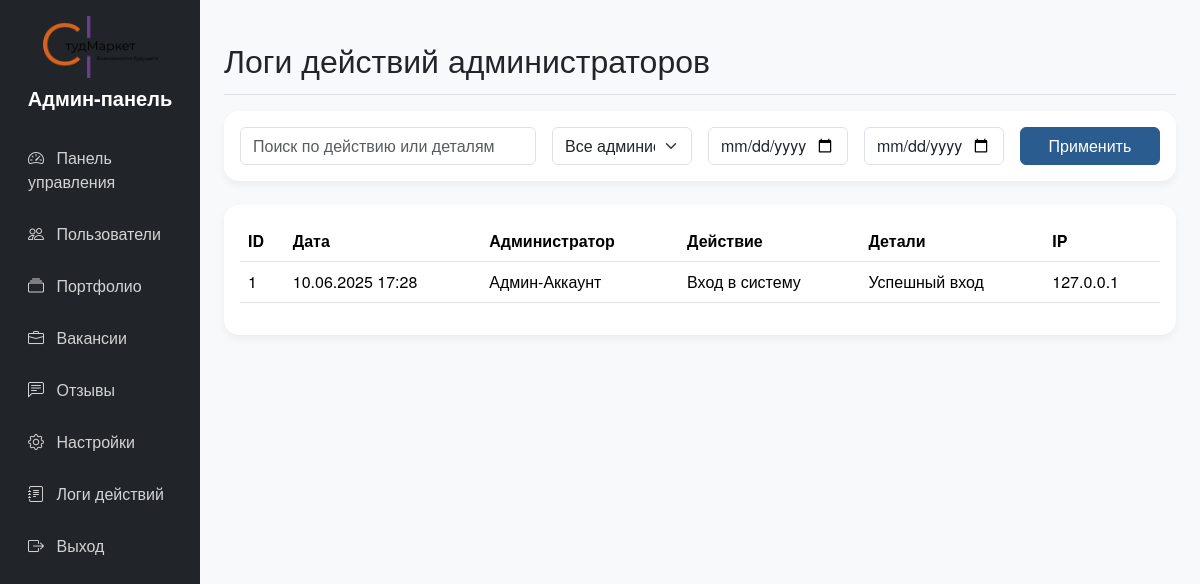
The app's page /files_admin/admin_logs.php (signed in) with its own data.
### tables this page shows
CREATE TABLE `admin_actions` (
  `id` int(11) NOT NULL,
  `admin_id` int(11) NOT NULL,
  `action` varchar(255) NOT NULL,
  `details` text,
  `ip_address` varchar(45) NOT NULL,
  `created_at` timestamp NOT NULL DEFAULT CURRENT_TIMESTAMP
);

### files_admin/admin_logs.php (the view, shortened to what this page needs)
<?php
require_once("../config/link.php");
if (isset($_GET['search']))
{
    $search = $conn->real_escape_string($_GET['search']);
}
else
{
    $search = '';
}
if (isset($_GET['date_from']))
{
    $date_from = $conn->real_escape_string($_GET['date_from']);
}
else
{
    $date_from = '';
}
if (isset($_GET['date_to']))
{
    $date_to = $conn->real_escape_string($_GET['date_to']);
}
else
{
    $date_to = '';
}
$where = [];
$where_clause = $where ? 'WHERE ' . implode(' AND ', $where) : '';
$per_page = 50;
if (isset($_GET['page']))
{
    $page = (int)$_GET['page'];
}
else
{
    $page = 1;
}
$offset = ($page - 1) * $per_page;
$logs = $conn->query("SELECT a.*, ad.name as admin_name FROM admin_actions a JOIN admins ad ON a.admin_id = ad.id $where_clause ORDER BY a.id ASC LIMIT $per_page OFFSET $offset");
?>
<!DOCTYPE html>
<html lang="ru">
<head>
    <link rel="stylesheet" href="../css/bootstrap.min.css">
    <link rel="stylesheet" href="https://cdn.jsdelivr.net/npm/bootstrap-icons@1.11.1/font/bootstrap-icons.css">
    <link rel="stylesheet" href="../style.css">
    <link rel="stylesheet" href="style_admin.css">
</head>
<body class="d-flex flex-column min-vh-100">
<div class="flex-grow-1">
    <?php
        require_once('admin_header.php');
    ?>
    <main class="col-md-9 ms-sm-auto col-lg-10 px-md-4 py-4">
        <div class="d-flex justify-content-between flex-wrap flex-md-nowrap align-items-center pt-3 pb-2 mb-3 border-bottom">
            <h1 class="h2">Логи действий администраторов</h1>
        </div>
        <div class="card mb-4">
            <div class="card-body">
                <form method="GET" class="row g-3">
                    <div class="col-md-4">
                        <input type="text" class="form-control" name="search" placeholder="Поиск по действию или деталям" value="<?= htmlspecialchars($search) ?>">
                    </div>
                    <div class="col-md-2">
                        <select class="form-select" name="admin">
                            <option value="0">Все администраторы</option>
                        </select>
                    </div>
                    <div class="col-md-2">
                        <input type="date" class="form-control" name="date_from" value="<?= htmlspecialchars($date_from) ?>" placeholder="От">
                    </div>
                    <div class="col-md-2">
                        <input type="date" class="form-control" name="date_to" value="<?= htmlspecialchars($date_to) ?>" placeholder="До">
                    </div>
                    <div class="col-md-2">
                        <button type="submit" class="btn btn-primary w-100">Применить</button>
                    </div>
                </form>
            </div>
        </div>
        <div class="card">
            <div class="card-body">
                <div class="table-responsive">
                    <table class="table table-hover">
                        <thead>
                            <tr>
                                <th>ID</th>
                                <th>Дата</th>
                                <th>Администратор</th>
                                <th>Действие</th>
                                <th>Детали</th>
                                <th>IP</th>
                            </tr>
                        </thead>
                        <tbody>
                            <?php
                            while ($log = $logs->fetch_assoc())
                            {
                            ?>
                            <tr>
                                <td><?= $log['id'] ?></td>
                                <td><?= date('d.m.Y H:i', strtotime($log['created_at'])) ?></td>
                                <td><?= htmlspecialchars($log['admin_name']) ?></td>
                                <td><?= htmlspecialchars($log['action']) ?></td>
                                <td><?= htmlspecialchars($log['details']) ?></td>
                                <td><?= htmlspecialchars($log['ip_address']) ?></td>
                            </tr>
                            <?php
                            }
                            ?>
                        </tbody>
                    </table>
                </div>
            </div>
        </div>
    </main>
</div>
</body>
</html>

### style.css (style rules this page uses)
* { padding: 0; margin: 0; }
body { font-family: 'Helvetica Neue', Helvetica, Arial, sans-serif; background-color: #f8f9fa; color: #212529; }
h1, h2, h3, h4, h5, h6 { font-weight: 700; }
.btn-primary { background-color: #2A5C8F; border-color: #2A5C8F; transition: background-color 0.3s; }
.card { border: none; border-radius: 15px; box-shadow: 0 4px 8px rgba(0,0,0,0.05); transition: transform 0.3s, box-shadow 0.3s; }

### records on screen
admin_actions: id "1", created_at "10.06.2025 17:28", admin.name "Админ-Аккаунт", action "Вход в систему", details "Успешный вход", ip_address "127.0.0.1"
